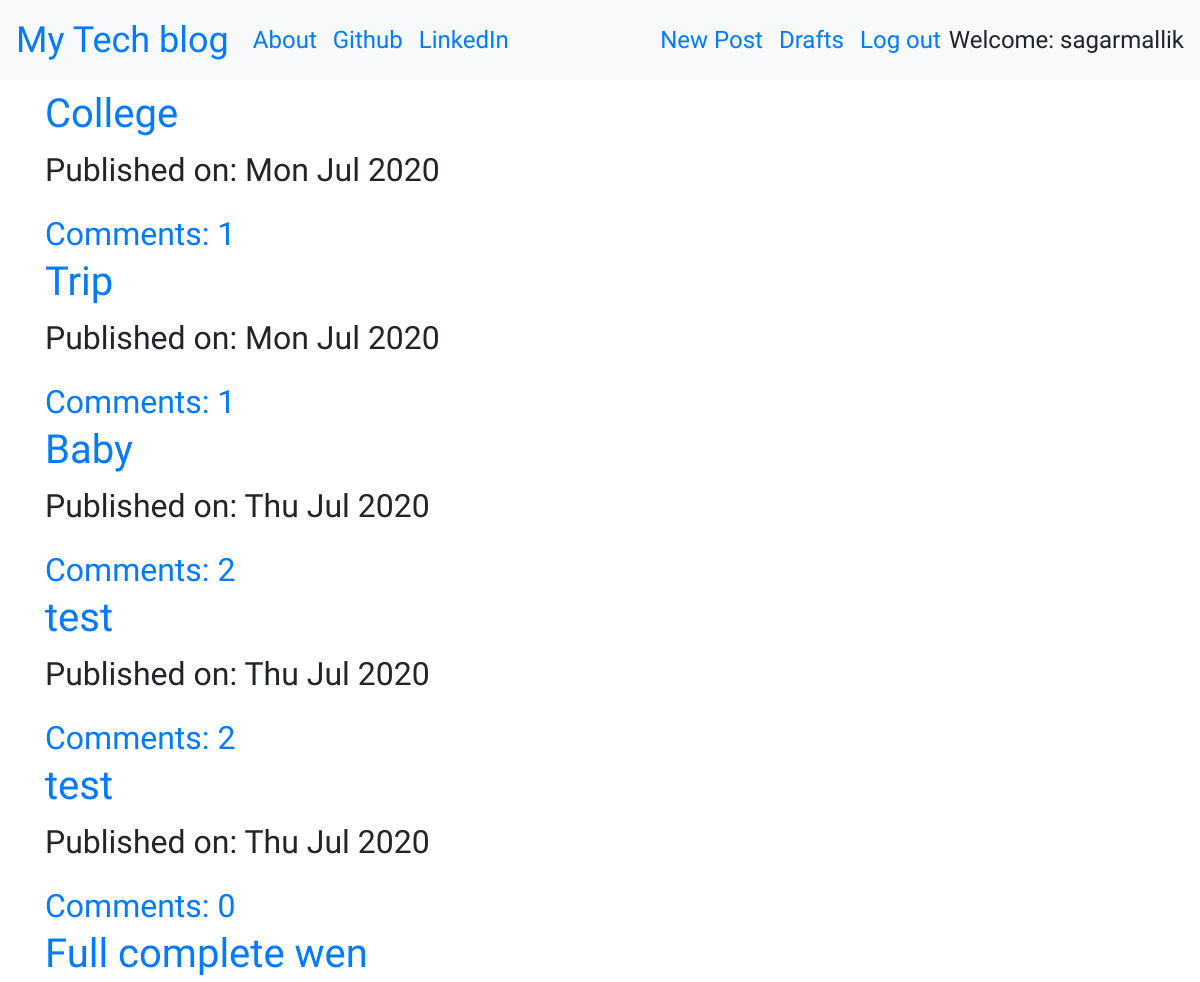
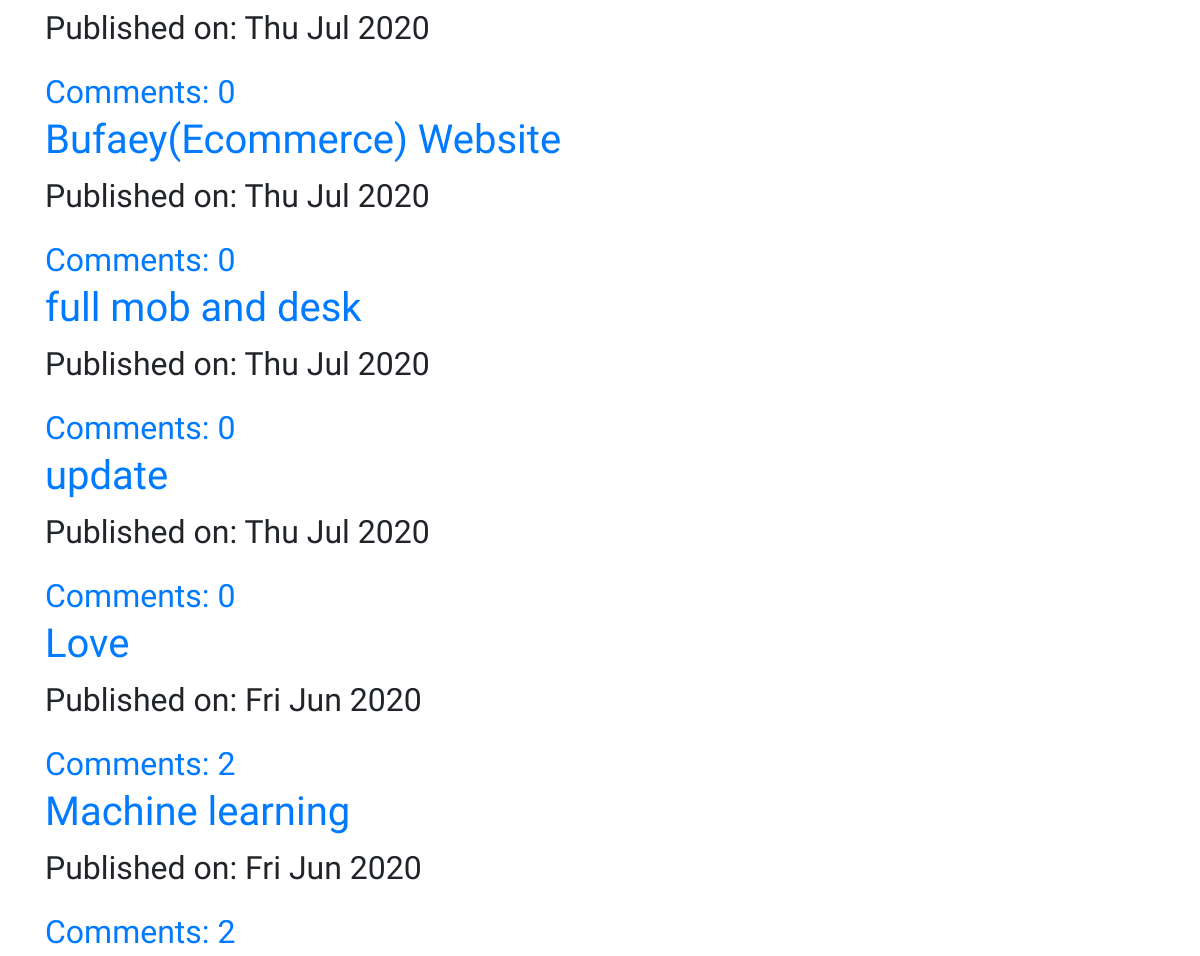
The app's page / (signed in) with its own data (2 pictures, top to bottom).
### blog/models.py (models this page shows, shortened)
class Post(models.Model):
    author = models.ForeignKey('auth.User',on_delete=models.CASCADE)
    title = models.CharField(max_length=256)
    text = models.TextField()
    create_date = models.DateTimeField(default=timezone.now)
    published_date = models.DateTimeField(blank=True, null=True)
    hotel_Main_Img = models.ImageField(upload_to='images/',blank=True)
    def approve_comments(self):
        return self.comments.filter(approved_comments = True)

### blog/views.py (the view)
# urls.py: path('',views.PostListView.as_view(),name='post_list'),
class PostListView(ListView):
    model = Post
    def get_queryset(self):
        return Post.objects.filter(published_date__lte = timezone.now()).order_by('-published_date')

### blog/templates/blog/post_list.html
{% extends 'blog/base.html' %}
{% block content %}
 <div class = 'centerstage'>
  {% for post in post_list %}
   <div class = 'post'>
    <h1><a href='{% url 'post_detail' pk=post.pk %}'>{{post.title}}</a></h1>
    <p>Published on: {{post.published_date|date:"D M Y"}}</p>
    <a href="{% url 'post_detail' pk=post.pk %}" >Comments: {{post.approve_comments.count}}</a>
    </div>
  {% endfor %}
</div>
{% endblock  %}

### blog/templates/blog/base.html (shortened to what this page needs)
<!DOCTYPE html>
{% load static %}
<html lang="en" dir="ltr">
  <head>
    <link rel="stylesheet" href="https://stackpath.bootstrapcdn.com/bootstrap/4.5.0/css/bootstrap.min.css">
    <link href="https://stackpath.bootstrapcdn.com/font-awesome/4.7.0/css/font-awesome.min.css" rel="stylesheet">
    <link rel="stylesheet" href="//cdn.jsdelivr.net/npm/medium-editor@latest/dist/css/medium-editor.min.css" type="text/css" media="screen" charset="utf-8">
    <link rel="stylesheet" href="{% static 'css/blog.css' %}">
  </head>
  <body class='loader'>
    <nav class="navbar navbar-expand-lg bg-light techfont">
        <div class="navbar-nav align-items-center">
          <a class="navbar-brand bigbrand" href="{% url 'post_list' %}">My Tech blog</a>
          <a class="nav-item nav-link" href="{% url 'about' %}">About</a>
          <a class="nav-item nav-link" href="https://www.github.com">Github</a>
          <a class="nav-item nav-link" href="https://www.linkedin.com">LinkedIn</a>
        </div>
        <div class="navbar-nav align-items-center ml-auto">
          {% if user.is_authenticated %}
            <a class="nav-item nav-link" href="{% url 'post_new' %}">New Post</a>
            <a class="nav-item nav-link" href="{% url 'post_draft_list' %}">Drafts</a>
            <a class="nav-item nav-link" href="{% url 'logout' %}">Log out</a>
            <a >Welcome: {{ user.username }}</a>
          {% else %}
            <a class="nav-item nav-link loader" href="{% url 'login' %}" aria-label="Login">
              <span class="fa fa-user" aria-hidden="true"></span></a>
          {% endif %}
        </div>
    </nav>
          <div class="content container">
              <div class="row">
                  <div class="col-md-8">
                    <div class="blog_posts">
                      {% block content %}
                      {% endblock %}
                    </div>
                  </div>
              </div>
          </div>
  </body>
</html>

### blog/static/css/blog.css (style rules this page uses)
.loader { filter:hue-rotate(0deg); color:linear-gradient(45deg,#0f8,#08f); animation:hue 10000ms infinite linear; }
.techfont { font-family: 'Faster One',sans-serif; font-size: 1.5em; margin-bottom: 10px; }
.bigbrand { font-size: 1.5em; }
.centerstage { margin-left: auto; margin-right: auto; font-family: 'Montez'; font-size: 2em; }

### records on screen
Post: title "College", published_date "Mon Jul 2020", approve_comments.count "1"
Post: title "Trip", published_date "Mon Jul 2020", approve_comments.count "1"
Post: title "Baby", published_date "Thu Jul 2020", approve_comments.count "2"
Post: title "test", published_date "Thu Jul 2020", approve_comments.count "2"
Post: title "test", published_date "Thu Jul 2020", approve_comments.count "0"
Post: title "Full complete wen", published_date "Thu Jul 2020", approve_comments.count "0"
Post: title "Bufaey(Ecommerce) Website", published_date "Thu Jul 2020", approve_comments.count "0"
Post: title "full mob and desk", published_date "Thu Jul 2020", approve_comments.count "0"
Post: title "update", published_date "Thu Jul 2020", approve_comments.count "0"
Post: title "Love", published_date "Fri Jun 2020", approve_comments.count "2"
Post: title "Machine learning", published_date "Fri Jun 2020", approve_comments.count "2"

### other values on screen
{{ user.username }} "sagarmallik"
